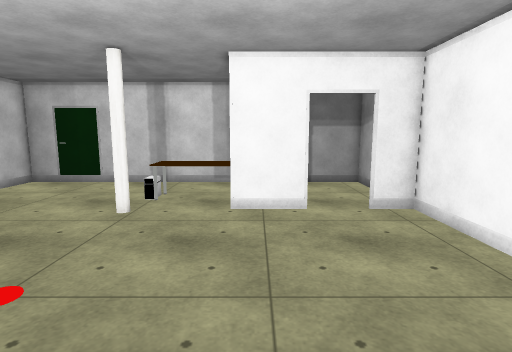
View 1 (above)

14 first-person views from a walk through a 3-D level made in the Unity game engine. The camera is 1.5 m above the floor, tilts 8° down and sees 80° across. The floor is counted in squares, 0.5 m on a side. Each view is taken from the middle of a square. On the plan, view 1 faces up. The plan holds only what a view shows up to about 20 squares ahead; the rest is blank. The player character is not drawn. Surface patterns are stand-ins for the level's own textures.

View 2
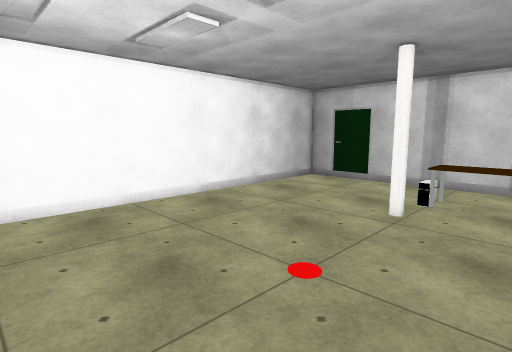

View 3
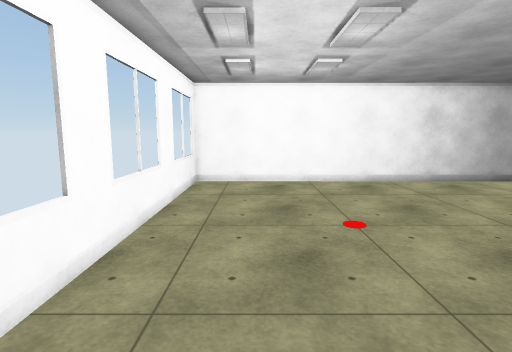

View 4
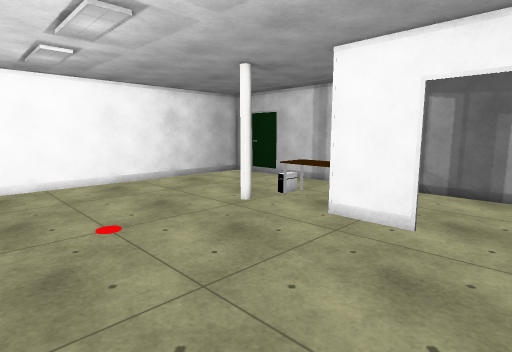

View 5
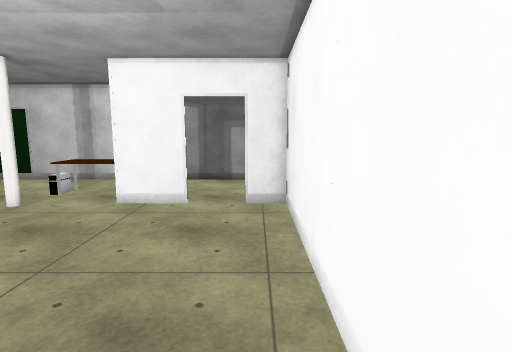

View 6
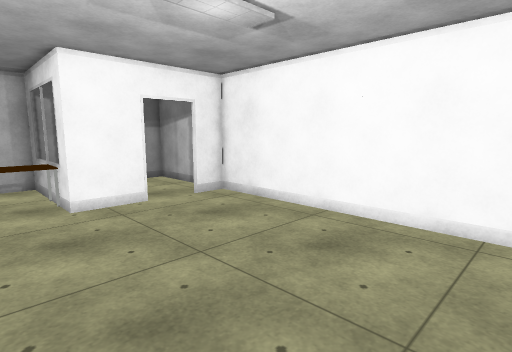

View 7
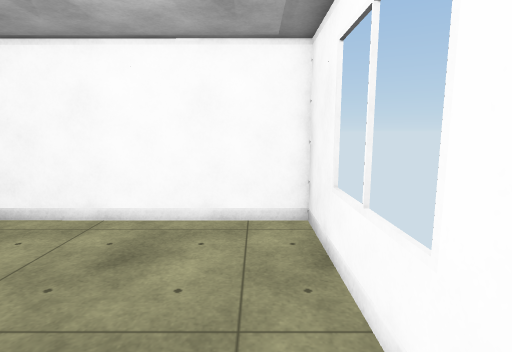

View 8
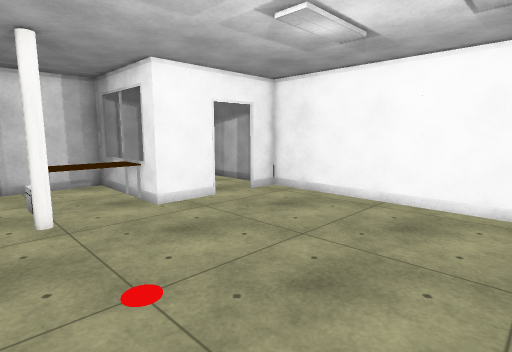

View 9
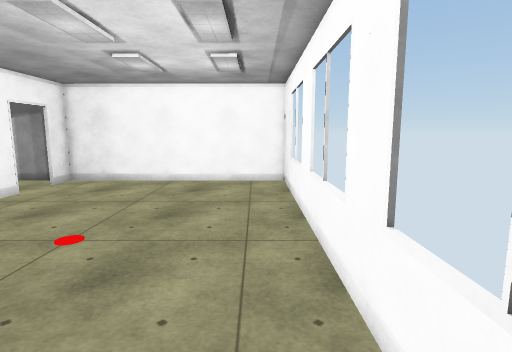

View 10
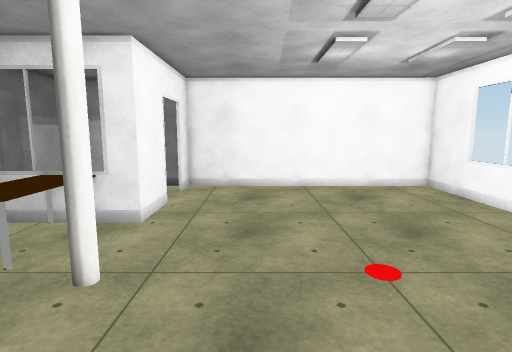

View 11
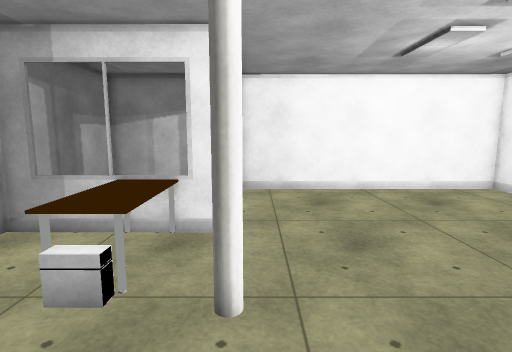

View 12
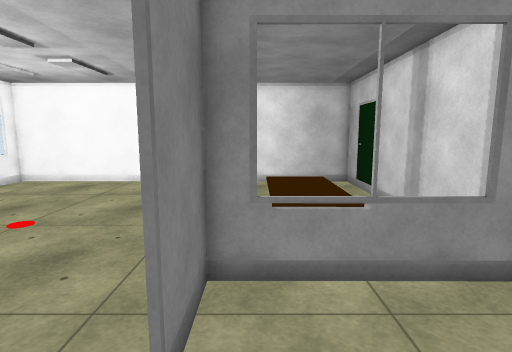

View 13
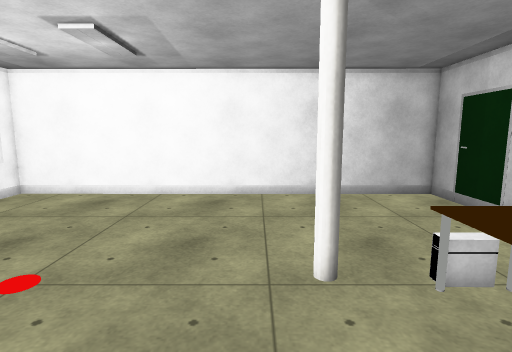

View 14
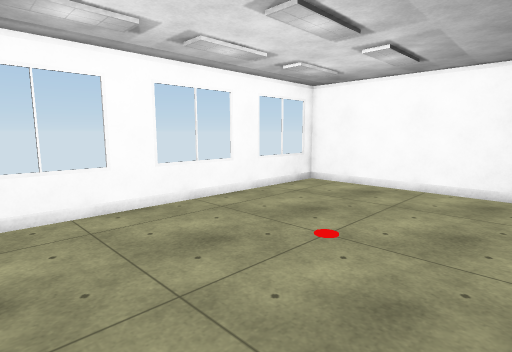

### Floor plan
Points are (right, up) in squares from view 1. A wall is a line through its corners. A room is listed if a view was taken in it or the views show most of it. See-through windows are left out.
Room 1 (views 1, 2, 3, 4, 5, 6, 7, 8, 9, 10, 11, 13, 14)
walls: (2.2, 11.9) (-1, 11.9) (-1, 13.6); (-3.5, 18.7) (-13.9, 18.7) (-14, -1.7) (6.3, -1.8) (6.3, 11.9); (6.4, 11.9) (4.4, 11.9)
ways out: opening at (3.5, 12) to room 2; opening at (-4, 17) to room 3
objects: pole (-5, 11) to (-5, 12)
Room 2 (view 12)
walls: (-0.9, 18.2) (-0.9, 12) (2, 12); (6.3, 11.9) (6.3, 18.6) (-0.8, 18.7)
ways out: opening at (3.5, 12) to room 1
Room 3 (no view inside)
walls: (-1, 15.5) (-1, 18.7) (-3.5, 18.7)
ways out: opening at (-4, 17) to room 1
Room 4 (no view inside)
walls: (-1, 13.6) (-1, 15.5)
objects: other object (-4, 13) to (-1, 15)

Where each view was taken, in squares from view 1:
view 1: 0 up, 0 right, facing up
view 2: 0 up, 1 left, facing up-left
view 3: 2 up, 5 right, facing left
view 4: 2 up, 5 right, facing up-left
view 5: 1 down, 5 right, facing up
view 6: 1 down, 4 left, facing up-right
view 7: 0 up, 4 left, facing right
view 8: 0 up, 7 left, facing up-right
view 9: 0 up, 13 left, facing right
view 10: 8 up, 11 left, facing right
view 11: 11 up, 10 left, facing right
view 12: 13 up, 5 right, facing left
view 13: 10 up, 1 right, facing left
view 14: 10 up, 3 right, facing down-left
